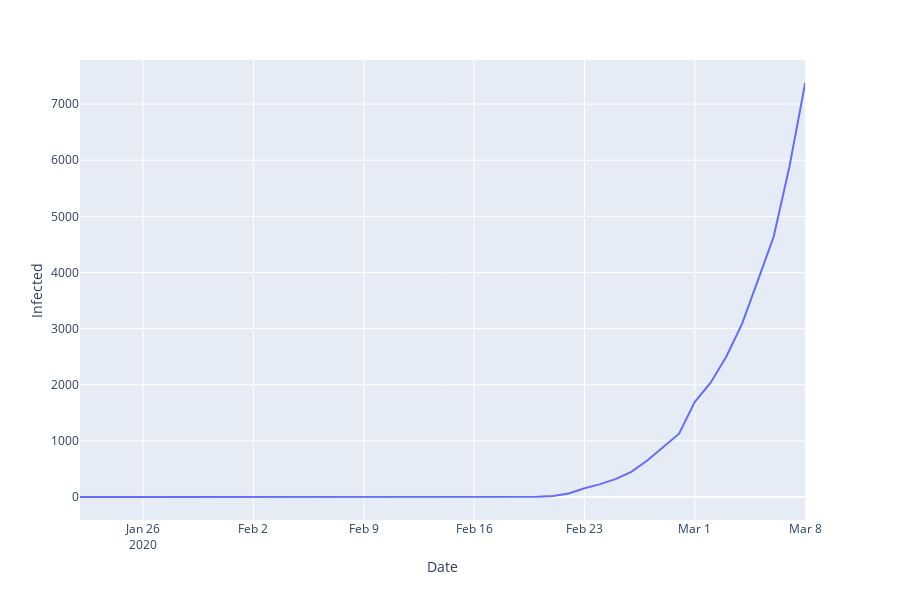

The notebook cell saved with this chart:
### Code cell
fig = px.line(italy_transposed, x='Date', y='Infected')
fig

### Figure 1 — Plotly figure (JSON) as saved in the notebook; plotly's stock layout.template omitted (floating-point values rounded to 4 significant figures)
{"data": [{"hoverlabel": {"namelength": 0}, "hovertemplate": "Date=%{x}<br>Infected=%{y}", "legendgroup": "", "line": {"color": "#636efa", "dash": "solid"}, "mode": "lines", "name": "", "showlegend": false, "type": "scatter", "x": ["2020-01-22T00:00:00", "2020-01-23T00:00:00", "2020-01-24T00:00:00", "2020-01-25T00:00:00", "2020-01-26T00:00:00", "2020-01-27T00:00:00", "2020-01-28T00:00:00", "2020-01-29T00:00:00", "2020-01-30T00:00:00", "2020-01-31T00:00:00", "2020-02-01T00:00:00", "2020-02-02T00:00:00", "2020-02-03T00:00:00", "2020-02-04T00:00:00", "2020-02-05T00:00:00", "2020-02-06T00:00:00", "2020-02-07T00:00:00", "2020-02-08T00:00:00", "2020-02-09T00:00:00", "2020-02-10T00:00:00", "2020-02-11T00:00:00", "2020-02-12T00:00:00", "2020-02-13T00:00:00", "2020-02-14T00:00:00", "2020-02-15T00:00:00", "2020-02-16T00:00:00", "2020-02-17T00:00:00", "2020-02-18T00:00:00", "2020-02-19T00:00:00", "2020-02-20T00:00:00", "2020-02-21T00:00:00", "2020-02-22T00:00:00", "2020-02-23T00:00:00", "2020-02-24T00:00:00", "2020-02-25T00:00:00", "2020-02-26T00:00:00", "2020-02-27T00:00:00", "2020-02-28T00:00:00", "2020-02-29T00:00:00", "2020-03-01T00:00:00", "2020-03-02T00:00:00", "2020-03-03T00:00:00", "2020-03-04T00:00:00", "2020-03-05T00:00:00", "2020-03-06T00:00:00", "2020-03-07T00:00:00", "2020-03-08T00:00:00"], "xaxis": "x", "y": [0, 0, 0, 0, 0, 0, 0, 0, 0, 2, 2, 2, 2, 2, 2, 2, 3, 3, 3, 3, 3, 3, 3, 3, 3, 3, 3, 3, 3, 3, 20, 62, 155, 229, 322, 453, 655, 888, 1128, 1694, 2036, 2502, 3089, 3858, 4636, 5883, 7375], "yaxis": "y"}], "layout": {"height": 600, "legend": {"tracegroupgap": 0}, "margin": {"t": 60}, "xaxis": {"anchor": "y", "domain": [0, 0.98], "title": {"text": "Date"}}, "yaxis": {"anchor": "x", "domain": [0, 1], "title": {"text": "Infected"}}}}
